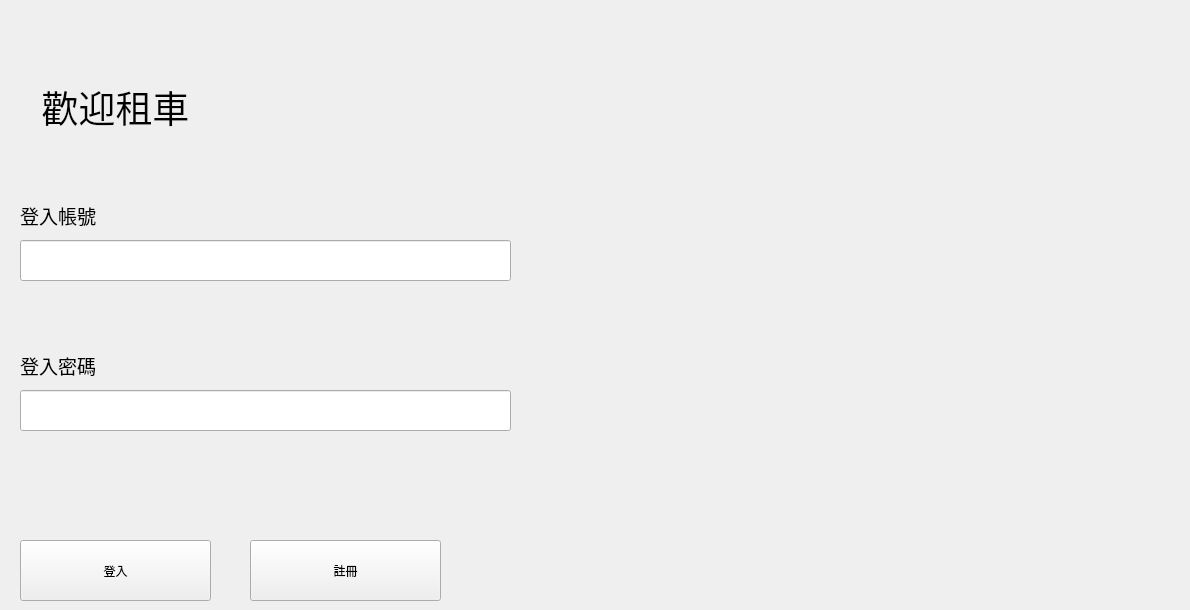
    <widget class="QWidget" name="Login_page">
     <widget class="QLabel" name="label">
      <property name="geometry">
       <rect>
        <x>20</x>
        <y>80</y>
        <width>191</width>
        <height>51</height>
       </rect>
      </property>
      <property name="text">
       <string>&lt;html&gt;&lt;head/&gt;&lt;body&gt;&lt;p align=&quot;center&quot;&gt;&lt;span style=&quot; font-size:28pt;&quot;&gt;歡迎租車&lt;/span&gt;&lt;/p&gt;&lt;/body&gt;&lt;/html&gt;</string>
      </property>
     </widget>
     <widget class="QLabel" name="label_5">
      <property name="geometry">
       <rect>
        <x>20</x>
        <y>190</y>
        <width>121</width>
        <height>51</height>
       </rect>
      </property>
      <property name="text">
       <string>&lt;html&gt;&lt;head/&gt;&lt;body&gt;&lt;p&gt;&lt;span style=&quot; font-size:14pt;&quot;&gt;登入帳號&lt;/span&gt;&lt;/p&gt;&lt;/body&gt;&lt;/html&gt;</string>
      </property>
     </widget>
     <widget class="QLineEdit" name="Account_lineEdit">
      <property name="geometry">
       <rect>
        <x>20</x>
        <y>240</y>
        <width>491</width>
        <height>41</height>
       </rect>
      </property>
      <property name="styleSheet">
       <string notr="true">font: 14pt &quot;Arial&quot;;</string>
      </property>
     </widget>
     <widget class="QLineEdit" name="Password_lineEdit">
      <property name="geometry">
       <rect>
        <x>20</x>
        <y>390</y>
        <width>491</width>
        <height>41</height>
       </rect>
      </property>
      <property name="styleSheet">
       <string notr="true">font: 14pt &quot;Arial&quot;;</string>
      </property>
     </widget>
     <widget class="QLabel" name="label_6">
      <property name="geometry">
       <rect>
        <x>20</x>
        <y>340</y>
        <width>121</width>
        <height>51</height>
       </rect>
      </property>
      <property name="text">
       <string>&lt;html&gt;&lt;head/&gt;&lt;body&gt;&lt;p&gt;&lt;span style=&quot; font-size:14pt;&quot;&gt;登入密碼&lt;/span&gt;&lt;/p&gt;&lt;/body&gt;&lt;/html&gt;</string>
      </property>
     </widget>
     <widget class="QPushButton" name="Login_Button">
      <property name="geometry">
       <rect>
        <x>20</x>
        <y>540</y>
        <width>191</width>
        <height>61</height>
       </rect>
      </property>
      <property name="styleSheet">
       <string notr="true">font: 14pt &quot;Arial&quot;;</string>
      </property>
      <property name="text">
       <string>登入</string>
      </property>
     </widget>
     <widget class="QLabel" name="Login_Message">
      <property name="geometry">
       <rect>
        <x>680</x>
        <y>10</y>
        <width>311</width>
        <height>61</height>
       </rect>
      </property>
      <property name="text">
       <string/>
      </property>
     </widget>
     <widget class="QPushButton" name="SigIn_Button">
      <property name="geometry">
       <rect>
        <x>250</x>
        <y>540</y>
        <width>191</width>
        <height>61</height>
       </rect>
      </property>
      <property name="styleSheet">
       <string notr="true">font: 14pt &quot;Arial&quot;;</string>
      </property>
      <property name="text">
       <string>註冊</string>
      </property>
     </widget>
     <widget class="QLabel" name="Login_cover">
      <property name="geometry">
       <rect>
        <x>540</x>
        <y>90</y>
        <width>641</width>
        <height>471</height>
       </rect>
      </property>
      <property name="text">
       <string/>
      </property>
     </widget>
    </widget>
